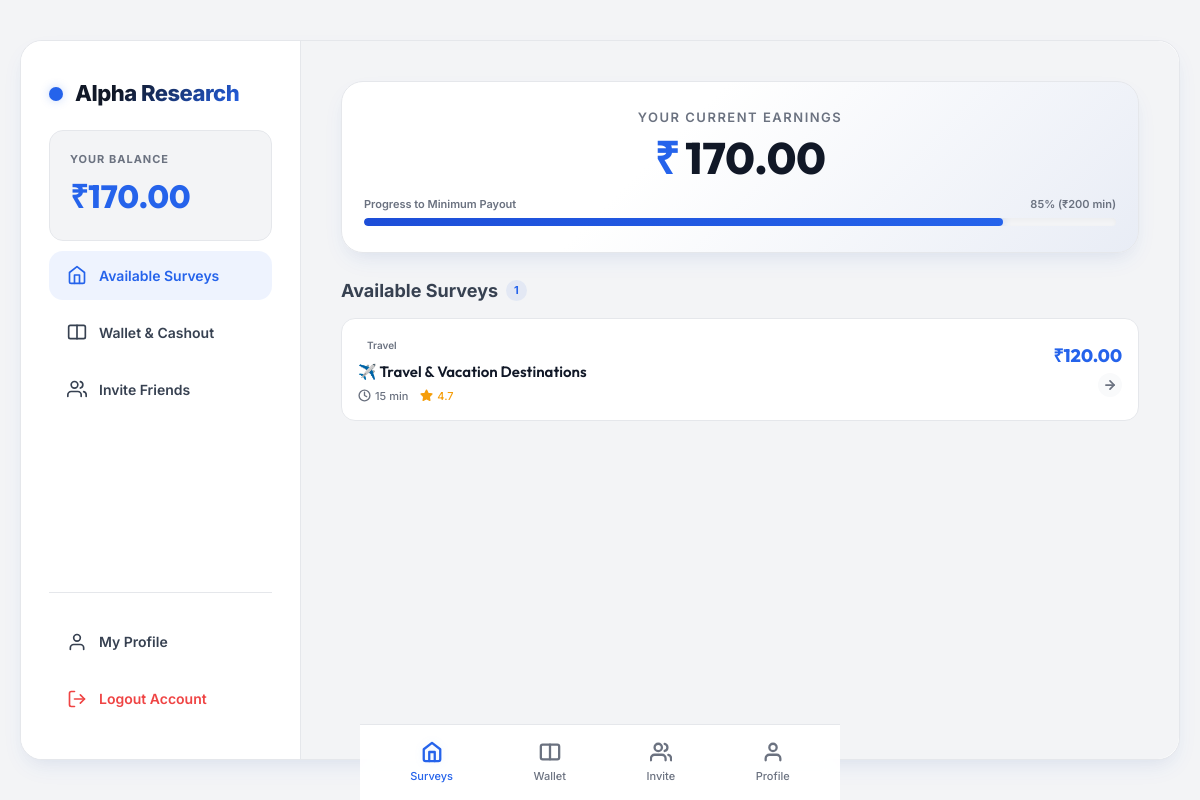
Screenshot of / (signed in) with the database file from the repository.
### app.py (models this page shows, shortened)
class User(db.Model):
    id = db.Column(db.Integer, primary_key=True)
    username = db.Column(db.String(50), unique=True, nullable=False)
    email = db.Column(db.String(100), unique=True, nullable=False)
    password_hash = db.Column(db.String(255), nullable=False)
    balance = db.Column(db.Float, default=0.0)
    referral_code = db.Column(db.String(10), unique=True, nullable=False)
    referred_by = db.Column(db.String(10), nullable=True)
    created_at = db.Column(db.DateTime, default=datetime.utcnow)
    responses = db.relationship('SurveyResponse', backref='user', lazy=True)
    transactions = db.relationship('Transaction', backref='user', lazy=True)

class Survey(db.Model):
    id = db.Column(db.Integer, primary_key=True)
    title = db.Column(db.String(150), nullable=False)
    reward = db.Column(db.Float, nullable=False)
    estimated_time = db.Column(db.Integer, nullable=False)  # in minutes
    rating = db.Column(db.Float, default=5.0)
    category = db.Column(db.String(50), default='General')
    questions_json = db.Column(db.Text, nullable=False)  # JSON formatted list of questions

### app.py (the view)
@app.route('/')
@login_required
def dashboard():
    completed_survey_ids = [r.survey_id for r in SurveyResponse.query.filter_by(user_id=g.user.id).all()]
    available_surveys = Survey.query.filter(~Survey.id.in_(completed_survey_ids) if completed_survey_ids else True).all()
    threshold = 200.0
    progress_percent = min(100, int((g.user.balance / threshold) * 100))
    return render_template(
        'dashboard.html',
        surveys=available_surveys,
        progress_percent=progress_percent,
        threshold=threshold,
        active_tab='home'
    )

### app.py (called while the page is built)
def login_required(f):
    from functools import wraps
    @wraps(f)
    def decorated_function(*args, **kwargs):
        if 'user_id' not in session:
            flash('Please log in or sign up first.', 'info')
            return redirect(url_for('login'))
        g.user = User.query.get(session['user_id'])
        if not g.user:
            session.clear()
            return redirect(url_for('login'))
        return f(*args, **kwargs)
    return decorated_function

### templates/dashboard.html (shortened to what this page needs)
{% extends 'base.html' %}
{% block content %}
<div class="balance-hero" style="background: linear-gradient(135deg, var(--bg-card) 40%, rgba(37, 99, 235, 0.05) 100%);">
    <div class="balance-title">Your Current Earnings</div>
    <div class="balance-amount">
        <span class="balance-currency" style="color: var(--primary);">₹</span>
        <span id="heroBalanceValue">{{ "%.2f"|format(g.user.balance) }}</span>
    </div>
    <div class="progress-container">
        <div class="progress-header">
            <span>Progress to Minimum Payout</span>
            <span id="progressText">{{ progress_percent }}% (₹{{ "%.0f"|format(threshold) }} min)</span>
        </div>
        <div class="progress-bar-bg">
            <div class="progress-bar-fill" id="dashboardProgressBar" style="width: {{ progress_percent }}%;"></div>
        </div>
    </div>
</div>
<div class="survey-section-title">
    <span>Available Surveys</span>
    <span class="survey-count-badge" id="surveyCountBadge">{{ surveys|length }}</span>
</div>
<div class="survey-list">
    {% if surveys %}
        {% for survey in surveys %}
            <a href="{{ url_for('survey_run', survey_id=survey.id) }}" class="survey-card" style="animation-delay: {{ loop.index * 0.08 }}s;">
                <div class="survey-info">
                    <span class="survey-tag">{{ survey.category }}</span>
                    <h3 class="survey-card-title">{{ survey.title }}</h3>
                    <div class="survey-meta">
                        <div class="survey-meta-item">
                            <svg viewBox="0 0 24 24" fill="none" stroke="currentColor" stroke-linecap="round" stroke-linejoin="round"><circle cx="12" cy="12" r="10"></circle><polyline points="12 6 12 12 16 14"></polyline></svg>
                            <span>{{ survey.estimated_time }} min</span>
                        </div>
                        <div class="survey-meta-item star-rating">
                            <svg viewBox="0 0 24 24" fill="currentColor" stroke="currentColor" stroke-linecap="round" stroke-linejoin="round"><polygon points="12 2 15.09 8.26 22 9.27 17 14.14 18.18 21.02 12 17.77 5.82 21.02 7 14.14 2 9.27 8.91 8.26 12 2"></polygon></svg>
                            <span>{{ "%.1f"|format(survey.rating) }}</span>
                        </div>
                    </div>
                </div>
                <div class="survey-reward-badge">
                    <span class="reward-value">₹{{ "%.2f"|format(survey.reward) }}</span>
                    <div class="reward-arrow">
                        <svg width="14" height="14" viewBox="0 0 24 24" fill="none" stroke="currentColor" stroke-width="3" stroke-linecap="round" stroke-linejoin="round"><line x1="5" y1="12" x2="19" y2="12"></line><polyline points="12 5 19 12 12 19"></polyline></svg>
                    </div>
                </div>
            </a>
        {% endfor %}
    {% endif %}
</div>
{% endblock %}

### templates/base.html (shortened to what this page needs)
<!DOCTYPE html>
<html lang="en">
<head>
    <link rel="stylesheet" href="{{ url_for('static', filename='css/style.css') }}">
</head>
<body>
    <div class="app-container {% if session.get('user_id') and g.user %}logged-in{% endif %}">
        {% if session.get('user_id') and g.user %}
        <aside class="desktop-sidebar">
            <div>
                <div class="sidebar-brand">
                    <div class="logo-dot"></div>
                    <span class="app-title" style="background: linear-gradient(135deg, var(--text-white) 30%, var(--primary)); -webkit-background-clip: text; -webkit-text-fill-color: transparent;">Alpha Research</span>
                </div>
                <div class="sidebar-balance-card">
                    <div style="font-size: 11px; text-transform: uppercase; letter-spacing: 1px; color: var(--text-muted); font-weight: 700;">Your Balance</div>
                    <div class="sidebar-balance-value">₹{{ "%.2f"|format(g.user.balance) }}</div>
                </div>
                <nav class="sidebar-nav">
                    <a href="{{ url_for('dashboard') }}" class="sidebar-nav-item {% if active_tab == 'home' %}active{% endif %}">
                        <svg viewBox="0 0 24 24" stroke="currentColor" stroke-linecap="round" stroke-linejoin="round"><path d="M3 9l9-7 9 7v11a2 2 0 0 1-2 2H5a2 2 0 0 1-2-2z"></path><polyline points="9 22 9 12 15 12 15 22"></polyline></svg>
                        <span>Available Surveys</span>
                    </a>
                    <a href="{{ url_for('wallet') }}" class="sidebar-nav-item {% if active_tab == 'wallet' %}active{% endif %}">
                        <svg viewBox="0 0 24 24" stroke="currentColor" stroke-linecap="round" stroke-linejoin="round"><rect x="2" y="4" width="20" height="16" rx="2" ry="2"></rect><line x1="12" y1="4" x2="12" y2="20"></line></svg>
                        <span>Wallet & Cashout</span>
                    </a>
                    <a href="{{ url_for('referrals') }}" class="sidebar-nav-item {% if active_tab == 'invite' %}active{% endif %}">
                        <svg viewBox="0 0 24 24" stroke="currentColor" stroke-linecap="round" stroke-linejoin="round"><path d="M17 21v-2a4 4 0 0 0-4-4H5a4 4 0 0 0-4 4v2"></path><circle cx="9" cy="7" r="4"></circle><path d="M23 21v-2a4 4 0 0 0-3-3.87"></path><path d="M16 3.13a4 4 0 0 1 0 7.75"></path></svg>
                        <span>Invite Friends</span>
                    </a>
                </nav>
            </div>
            <div class="sidebar-footer">
                <a href="{{ url_for('profile') }}" class="sidebar-nav-item {% if active_tab == 'profile' %}active{% endif %}">
                    <svg viewBox="0 0 24 24" stroke="currentColor" stroke-linecap="round" stroke-linejoin="round"><path d="M20 21v-2a4 4 0 0 0-4-4H8a4 4 0 0 0-4 4v2"></path><circle cx="12" cy="7" r="4"></circle></svg>
                    <span>My Profile</span>
                </a>
                <a href="{{ url_for('logout') }}" class="sidebar-logout">
                    <svg viewBox="0 0 24 24" stroke="currentColor" stroke-linecap="round" stroke-linejoin="round"><path d="M9 21H5a2 2 0 0 1-2-2V5a2 2 0 0 1 2-2h4"></path><polyline points="16 17 21 12 16 7"></polyline><line x1="21" y1="12" x2="9" y2="12"></line></svg>
                    <span>Logout Account</span>
                </a>
            </div>
        </aside>
        {% endif %}
        <div class="main-window">
            <main class="content-area">
                {% block content %}{% endblock %}
            </main>
            {% if session.get('user_id') %}
                <nav class="bottom-nav">
                    <a href="{{ url_for('dashboard') }}" class="nav-item {% if active_tab == 'home' %}active{% endif %}">
                        <svg viewBox="0 0 24 24" stroke-width="2.5" stroke-linecap="round" stroke-linejoin="round"><path d="M3 9l9-7 9 7v11a2 2 0 0 1-2 2H5a2 2 0 0 1-2-2z"></path><polyline points="9 22 9 12 15 12 15 22"></polyline></svg>
                        <span>Surveys</span>
                    </a>
                    <a href="{{ url_for('wallet') }}" class="nav-item {% if active_tab == 'wallet' %}active{% endif %}">
                        <svg viewBox="0 0 24 24" stroke-width="2.5" stroke-linecap="round" stroke-linejoin="round"><rect x="2" y="4" width="20" height="16" rx="2" ry="2"></rect><line x1="12" y1="4" x2="12" y2="20"></line></svg>
                        <span>Wallet</span>
                    </a>
                    <a href="{{ url_for('referrals') }}" class="nav-item {% if active_tab == 'invite' %}active{% endif %}">
                        <svg viewBox="0 0 24 24" stroke-width="2.5" stroke-linecap="round" stroke-linejoin="round"><path d="M17 21v-2a4 4 0 0 0-4-4H5a4 4 0 0 0-4 4v2"></path><circle cx="9" cy="7" r="4"></circle><path d="M23 21v-2a4 4 0 0 0-3-3.87"></path><path d="M16 3.13a4 4 0 0 1 0 7.75"></path></svg>
                        <span>Invite</span>
                    </a>
                    <a href="{{ url_for('profile') }}" class="nav-item {% if active_tab == 'profile' %}active{% endif %}">
                        <svg viewBox="0 0 24 24" stroke-width="2.5" stroke-linecap="round" stroke-linejoin="round"><path d="M20 21v-2a4 4 0 0 0-4-4H8a4 4 0 0 0-4 4v2"></path><circle cx="12" cy="7" r="4"></circle></svg>
                        <span>Profile</span>
                    </a>
                </nav>
            {% endif %}
        </div>
    </div>
</body>
</html>

### rows the page displays
User: user.balance "170.00"
Survey: category "Travel", title "✈️ Travel & Vacation Destinations", estimated_time "15", rating "4.7", reward "120.00"

### other values shown
{{ progress_percent }} "85"
{{ "%.0f"|format(threshold) }} "200"
{{ surveys|length }} "1"
